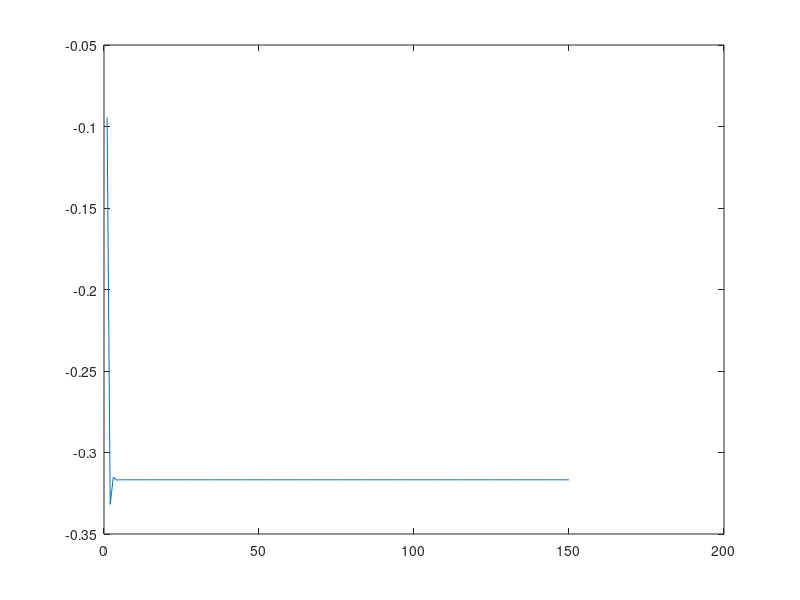

Write the MATLAB code that produced this figure.
prompt=('introduce el numero de iteraciones: ');
n=input(prompt);
prompt=('introduce el valor inical: ')
a=input(prompt);
vectorIt=1:1:150
for i=1:1:150
    if i==1
        x(i)=-cos(a)/3
    else
        x(i)=-cos(x(i-1))/3
    end
end
plot(vectorIt,x)